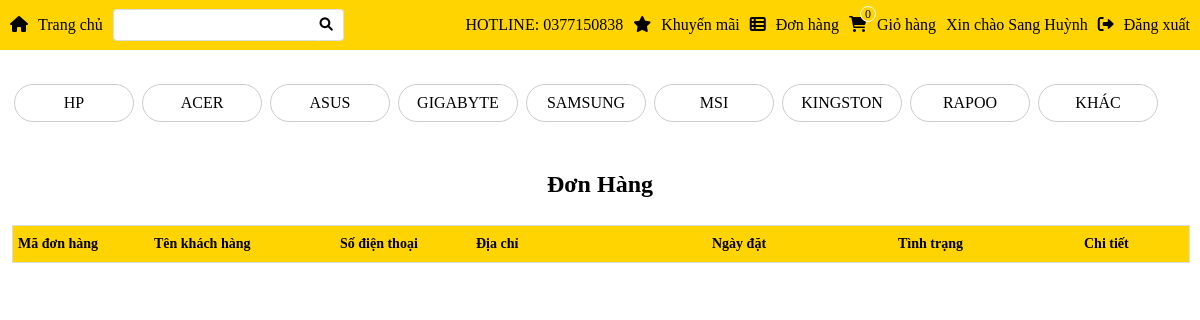
Before: /webbanmaytinh/src/page/index.php?action=xemdonhang (signed in) with the older database file.
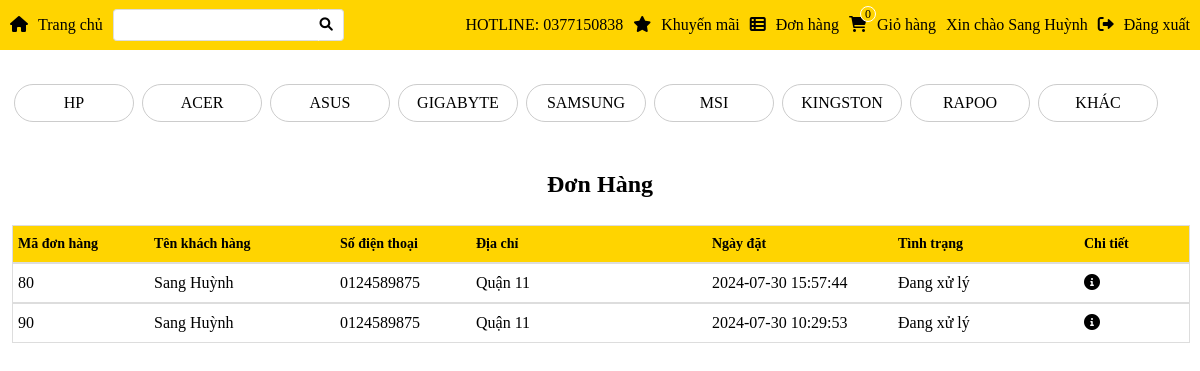
After: the same page with the newer database file.
### tables this page shows
CREATE TABLE IF NOT EXISTS `taikhoan` (
  `userName` varchar(50) NOT NULL,
  `password` varchar(50) NOT NULL,
  `hoTen` varchar(50) NOT NULL,
  `email` varchar(50) NOT NULL,
  `sdt` varchar(15) NOT NULL,
  `diachi` varchar(250) NOT NULL,
  `maCV` varchar(50) NOT NULL,
  `maKM` varchar(50) DEFAULT NULL,
  PRIMARY KEY (`userName`),
  UNIQUE KEY `hoTen` (`hoTen`),
  KEY `PK_TK_CV` (`maCV`)
);

CREATE TABLE IF NOT EXISTS `nhasanxuat` (
  `maNhaSanXuat` varchar(50) NOT NULL,
  `tenNhaSanXuat` varchar(50) NOT NULL,
  `truSoChinh` varchar(250) NOT NULL,
  PRIMARY KEY (`maNhaSanXuat`)
);

CREATE TABLE IF NOT EXISTS `dondathang` (
  `maDonDatHang` int(10) NOT NULL AUTO_INCREMENT,
  `maKH` varchar(50) NOT NULL,
  `tenKhach` varchar(50) NOT NULL,
  `emailKhach` varchar(50) NOT NULL,
  `sdtKhach` varchar(15) NOT NULL,
  `diaChiKhach` varchar(250) NOT NULL,
  `ngayDat` datetime DEFAULT NULL,
  `maTT` varchar(10) NOT NULL,
  `maKM` varchar(50) DEFAULT NULL,
  PRIMARY KEY (`maDonDatHang`),
  KEY `PK_DDH_TT` (`maTT`),
  KEY `PK_DDH_TK` (`maKH`),
  KEY `PK_DDH_KM` (`maKM`)
);

CREATE TABLE IF NOT EXISTS `trangthai` (
  `maTrangThai` varchar(10) NOT NULL,
  `tenTrangThai` varchar(50) NOT NULL,
  PRIMARY KEY (`maTrangThai`)
);

### webbanmaytinh/src/page/modules/donhang/hienthi.php (the view, shortened to what this page needs)
<?php
include '../db/connect.php';
if (isset($_SESSION['dangnhap'])) {
    $id = $_SESSION['dangnhap'];
    $sql = "SELECT * from dondathang where maKH='$id'";
    $result = mysqli_query($conn, $sql);
?>
    <div class="tiltle">
        <p class="content-title">Đơn Hàng</p>
    </div>
    <table class="cart">
        <tr class="cart-list head">
            <td class="cart-item width100"> <b>Mã đơn hàng</b></td>
            <td class="cart-item width150"> <b>Tên khách hàng</b></td>
            <td class="cart-item width100"> <b>Số điện thoại</b></td>
            <td class="cart-item width200"> <b>Địa chỉ</b></td>
            <td class="cart-item width150"> <b>Ngày đặt</b></td>
            <td class="cart-item width150"> <b>Tình trạng</b></td>
            <td class="cart-item width100"> <b>Chi tiết</b></td>
        </tr>
        <?php
        while ($row = mysqli_fetch_array($result)) {
            $tt = $row['maTT'];
        ?>
            <tr class="cart-list">
                <td class="cart-item width100"><?php echo $row['maDonDatHang'] ?></td>
                <td class="cart-item width150"><?php echo $row['tenKhach'] ?></td>
                <td class="cart-item width100"><?php echo $row['sdtKhach'] ?></td>
                <td class="cart-item width200"><?php echo $row['diaChiKhach'] ?></td>
                <td class="cart-item width150"><?php echo $row['ngayDat'] ?></td>
                <td class="cart-item width150"><?php $sql1 = "SELECT * from trangthai where maTrangThai='$tt'";
                                                $result1 = mysqli_query($conn, $sql1);
                                                $row1 = mysqli_fetch_array($result1);
                                                echo $row1['tenTrangThai'] ?></td>
                <td class="cart-item width100"><a href="index.php?action=xemchitietdonhang&&id=<?php echo $row['maDonDatHang'] ?>"><i class="fa-solid fa-circle-info"></i></a></td>
            </tr>
        <?php
        };
        ?>
    </table>
<?php
}
?>

### webbanmaytinh/src/page/index.php (shortened to what this page needs)
<!DOCTYPE html>
<html lang="en">
<head>
    <link rel="stylesheet" href="../../assets/css/style.css">
    <link rel="stylesheet" href="../../assets/fonts/fontawesome-free-6.0.0-web/css/all.min.css">
</head>
<body>
    <div class="wrapper">
        <div class="menu">
            <?php
            include './modules/menu.php';
            ?>
        </div>
        <div class="main">
            <?php
            include './modules/sidebar.php';
            include './modules/content.php';
            ?>
        </div>
    </div>
</body>
</html>

### webbanmaytinh/src/page/modules/menu.php (shortened to what this page needs)
<div class="menu">
    <div class="menu-content-left">
        <ul class="menu-list">
            <li class="menu-item"><a class="menu-link" href="./index.php"><i class="menu-icon fa-solid fa-house"></i>Trang chủ</a></li>
            <li class="menu-item">
                <form class="menu-search" action="./index.php?action=search" method="POST">
                    <input class="search" type="text" name="text" value="<?php $value = isset($_POST['text']) ? $_POST['text'] : "";
                                                                            echo $value ?>">
                    <button class="btn-search" type="submit" name="search">
                        <i class="menu-icon fa-solid fa-magnifying-glass"></i>
                    </button>
                </form>
            </li>
        </ul>
    </div>
    <div class="menu-content-right">
        <ul class="menu-list">
            <li class="menu-item"><a>HOTLINE: 0377150838</a></li>
            <li class="menu-item"><a class="menu-link" href="./index.php?action=khuyenmai"><i class="menu-icon fa-solid fa-star"></i>Khuyến mãi</a></li>
            <li class="menu-item"><a class="menu-link" href="./index.php?action=xemdonhang"><i class="menu-icon fa-solid fa-table-list"></i>Đơn hàng</a></li>
            <li class="menu-item" style="position:relative"><a class="menu-link" href="./index.php?action=xemgiohang"><i class="menu-icon fa-solid fa-cart-shopping"></i>Giỏ hàng</a>
                <div style="position: absolute;right: 60px;top: 6px;z-index: 2;width: 14px;height: 14px;text-align: center;border-radius: 50%;background-color: #ffd400;border: #fff solid 1px;font-size: 12px;">
                    <?php
                    if (isset($_SESSION['dangnhap'])) {
                        $id_user = $_SESSION['dangnhap'];
                        if (isset($_SESSION["cart$id_user"])) {
                            $arr = $_SESSION["cart$id_user"];
                            echo count($arr);
                        } else {
                            echo 0;
                        }
                    } else if (isset($_SESSION["cart"])) {
                        $arr = $_SESSION["cart"];
                        echo count($arr);
                    } else {
                        echo 0;
                    }
                    ?></div>
            </li>
            <?php
            include './../db/connect.php';
            if (isset($_SESSION['dangnhap'])) {
                $username = $_SESSION['dangnhap'];
                $sql = "SELECT hoTen from taikhoan where userName like '$username'";
                $result = mysqli_query($conn, $sql);
                $row = mysqli_fetch_array($result);
            ?>
                <li class="menu-item info">Xin chào <?php echo $row['hoTen'] ?>
                </li>
                <li class="menu-item"><a class="menu-link" href="./modules/quanlythongtin/dangxuat?action=dangxuat"><i class="menu-icon fa-solid fa-right-from-bracket"></i>Đăng xuất </a></li>
            <?php
            } else { ?>
                <li class="menu-item"><a class="menu-link" href="./index.php?action=register"><i class="menu-icon fa-solid fa-pen-to-square"></i>Đăng ký</a></li>
                <li class="menu-item"><a class="menu-link" href="./index.php?action=login"><i class="menu-icon fa-solid fa-user"></i>Đăng nhập</a></li>
            <?php
            }
            ?>
        </ul>
    </div>
</div>

### webbanmaytinh/src/page/modules/sidebar.php (shortened to what this page needs)
<?php
include './../db/connect.php';
?>
<div class="sidebar">
    <ul class="sidebar-list">
        <?php
        $sql = "SELECT maNhaSanXuat,tenNhaSanXuat from nhasanxuat";
        $result = mysqli_query($conn, $sql);
        while ($row = mysqli_fetch_array($result)) { ?>
            <li class="sidebar-list-item"> <a class="sidebar-list-item-link" href="./index.php?action=nsx&&value=<?php echo $row['maNhaSanXuat'] ?>" <?php
                                                                                                                                                        ?>><?php echo $row['tenNhaSanXuat'] ?></a> </li>
        <?php
        }
        ?>
    </ul>
</div>

### webbanmaytinh/src/page/modules/content.php
<div class="content">
    <?php
    if (isset($_GET['action'])) {
        $tam = $_GET['action'];
    } else {
        $tam = '';
    }
    if ($tam == 'nsx') {
        include 'danhmucsanpham/nsx.php';
    } else if ($tam == 'chitietsanpham') {
        include 'danhmucsanpham/chitietsanpham.php';
    } else if ($tam == 'xemgiohang') {
        include 'quanlygiohang/hienthi.php';
    } else if ($tam == 'xemdonhang') {
        include 'donhang/hienthi.php';
    } else if ($tam == 'xemchitietdonhang') {
        include 'donhang/chitiet.php';
    } else if ($tam == 'khuyenmai') {
        include 'khuyenmai/hienthi.php';
    } else if ($tam == 'login') {
        include './login.php';
    } else if ($tam == 'register') {
        include './register.php';
    } else if ($tam == 'thongtindonhang') {
        include 'dathang/hienthi.php';
    } else if ($tam == 'chinhsuathongtin') {
        include 'quanlythongtin/hienthi.php';
    } else if ($tam == 'doimatkhau') {
        include 'quanlythongtin/doi.php';
    } else if ($tam == 'search') {
        include 'danhmucsanpham/hienthi.php';
    } else {
        include 'danhmucsanpham/hienthi.php';
    }
    ?>
</div>

### webbanmaytinh/assets/css/style.css (style rules this page uses)
* { margin: 0; padding: 0; }
:root { --grid-column-2:16.6667%; --grid-column-10:83.3333%; }
a { text-decoration: none; color: black; }
ul { list-style-type: none; }
.wrapper { display: flex; flex-direction: column; }
.menu { background-color: #ffd400; width: 100%; display: flex; flex-direction: row; justify-content: space-between; }
.menu .menu-content-left, .menu .menu-content-right { display: flex; align-items: center; }
.menu .menu-list { display: flex; flex-direction: row; list-style-type: none; }
.menu .menu-content-left .menu-item { display: flex; align-items: center; margin-left: 10px; }
.menu .menu-content-left .menu-search { position: relative; }
.menu .menu-content-left .search { border: 1px solid #ddd; border-radius: 4px; border-right: 1px solid #fff; border-top-right-radius:0px ; border-bottom-right-radius:0px ; line-height: 30px; padding-left: 5px; font-size: 15px; outline: #fff; }
.menu .menu-content-left .btn-search { background-color: #fff; line-height: 30px; outline: #fff; border: 1px solid #ddd; border-left:1px solid #fff ; border-right: 1px solid #ddd; border-top-right-radius:4px ; border-bottom-right-radius:4px ; position: absolute; right: -25px; }
.menu .menu-content-right .menu-item { display: flex; align-items: center; margin-right: 10px; position: relative; }
.menu-link { line-height: 50px; }
.menu-icon { margin-right: 10px; }
.main { display: flex; flex-direction: column; width: 100%; min-height: 300px; }
.main .sidebar { margin: 0 10px; }
.main .sidebar .sidebar-list { display: flex; flex-direction: row; margin-bottom: 30px; }
.main .sidebar .sidebar-list-item { display: block; width: 10%; border: 1px solid #ccc; margin: 4px; border-radius: 20px; }
.main .sidebar .sidebar-list-item-link { display: block; text-align: center; line-height: 36px; }
.main .content { margin: 0 10px; }
.main .content table { width: 100%; }
.main .content .content-title { display: flex; justify-content: center; width: 250px; margin: 5px auto; font-size: 24px; font-weight: 600; padding: 10px 0; }
.cart { width: 100%; margin-bottom: 10px; }
.cart .cart-list.head { width: 100%; display: flex; align-items: center; justify-content: space-between; margin-top: 10px; margin-right: 5px; border: 1px solid #ddd; background-color: #ffd400; color: #000; font-size: 14px; font-weight: 600; }
.cart .cart-list { width: 100%; display: flex; align-items: center; justify-content: space-between; margin-right: 5px; border: 1px solid #ddd; }
.cart .cart-item { padding: 10px 5px; }
.main .content .cart-item.width100 { width: 100px; }
.main .content .cart-item.width150 { width: 150px; }
.main .content .cart-item.width200 { width: 200px; }

Changed rows visible on the page:
added dondathang: maDonDatHang "80", tenKhach "Sang Huỳnh", sdtKhach "0124589875", diaChiKhach "Quận 11", ngayDat "2024-07-30 15:57:44", maTT.tenTrangThai "Đang xử lý"
added dondathang: maDonDatHang "90", tenKhach "Sang Huỳnh", sdtKhach "0124589875", diaChiKhach "Quận 11", ngayDat "2024-07-30 10:29:53", maTT.tenTrangThai "Đang xử lý"
